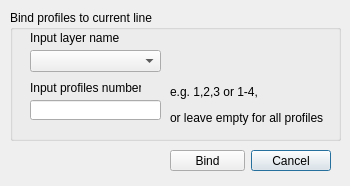
<?xml version="1.0" encoding="UTF-8"?>
<ui version="4.0">
 <class>bindDialog</class>
 <widget class="QDialog" name="bindDialog">
  <property name="geometry">
   <rect>
    <x>0</x>
    <y>0</y>
    <width>350</width>
    <height>186</height>
   </rect>
  </property>
  <property name="windowTitle">
   <string>Bind profiles to new Line</string>
  </property>
  <widget class="QDialogButtonBox" name="buttonBox">
   <property name="geometry">
    <rect>
     <x>250</x>
     <y>150</y>
     <width>81</width>
     <height>21</height>
    </rect>
   </property>
   <property name="orientation">
    <enum>Qt::Horizontal</enum>
   </property>
   <property name="standardButtons">
    <set>QDialogButtonBox::Cancel</set>
   </property>
  </widget>
  <widget class="QGroupBox" name="groupBox">
   <property name="geometry">
    <rect>
     <x>10</x>
     <y>10</y>
     <width>331</width>
     <height>131</height>
    </rect>
   </property>
   <property name="title">
    <string>Bind profiles to current line</string>
   </property>
   <widget class="QLabel" name="label">
    <property name="geometry">
     <rect>
      <x>20</x>
      <y>70</y>
      <width>111</width>
      <height>16</height>
     </rect>
    </property>
    <property name="text">
     <string>Input profiles numbers</string>
    </property>
   </widget>
   <widget class="QLineEdit" name="lineEdit">
    <property name="geometry">
     <rect>
      <x>20</x>
      <y>90</y>
      <width>131</width>
      <height>20</height>
     </rect>
    </property>
   </widget>
   <widget class="QLabel" name="label_2">
    <property name="geometry">
     <rect>
      <x>160</x>
      <y>70</y>
      <width>161</width>
      <height>51</height>
     </rect>
    </property>
    <property name="text">
     <string>&lt;html&gt;&lt;head/&gt;&lt;body&gt;&lt;p&gt;e.g. 1,2,3 or 1-4,&lt;/p&gt;&lt;p&gt;or leave empty for all profiles&lt;/p&gt;&lt;/body&gt;&lt;/html&gt;</string>
    </property>
   </widget>
   <widget class="QLabel" name="label_3">
    <property name="geometry">
     <rect>
      <x>20</x>
      <y>20</y>
      <width>91</width>
      <height>16</height>
     </rect>
    </property>
    <property name="text">
     <string>Input layer name</string>
    </property>
   </widget>
   <widget class="QComboBox" name="comboBox">
    <property name="geometry">
     <rect>
      <x>20</x>
      <y>40</y>
      <width>131</width>
      <height>22</height>
     </rect>
    </property>
   </widget>
  </widget>
  <widget class="QPushButton" name="bindButton">
   <property name="geometry">
    <rect>
     <x>170</x>
     <y>150</y>
     <width>75</width>
     <height>21</height>
    </rect>
   </property>
   <property name="text">
    <string>Bind</string>
   </property>
  </widget>
 </widget>
 <resources/>
 <connections>
  <connection>
   <sender>buttonBox</sender>
   <signal>accepted()</signal>
   <receiver>bindDialog</receiver>
   <slot>accept()</slot>
   <hints>
    <hint type="sourcelabel">
     <x>248</x>
     <y>254</y>
    </hint>
    <hint type="destinationlabel">
     <x>157</x>
     <y>274</y>
    </hint>
   </hints>
  </connection>
  <connection>
   <sender>buttonBox</sender>
   <signal>rejected()</signal>
   <receiver>bindDialog</receiver>
   <slot>reject()</slot>
   <hints>
    <hint type="sourcelabel">
     <x>316</x>
     <y>260</y>
    </hint>
    <hint type="destinationlabel">
     <x>286</x>
     <y>274</y>
    </hint>
   </hints>
  </connection>
 </connections>
</ui>
